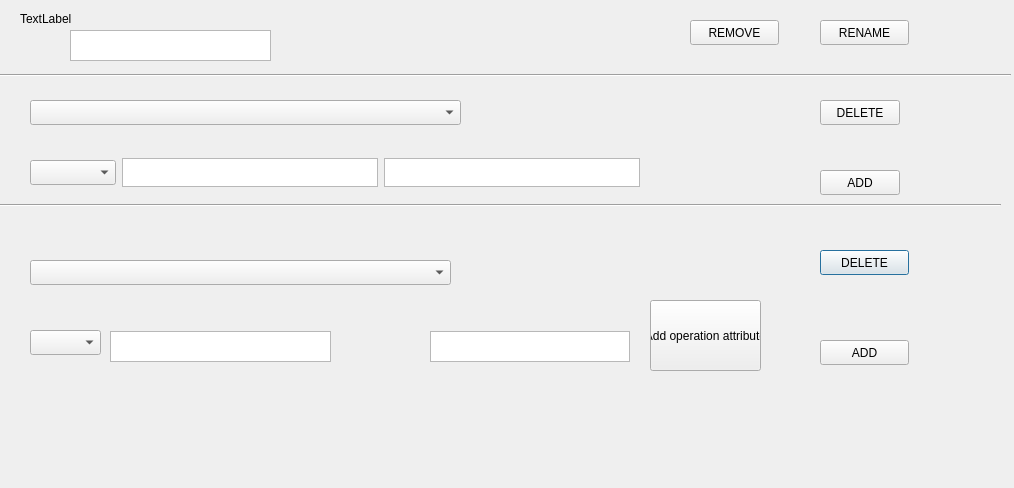
<?xml version="1.0" encoding="UTF-8"?>
<ui version="4.0">
 <class>EditObjectDialog</class>
 <widget class="QDialog" name="EditObjectDialog">
  <property name="geometry">
   <rect>
    <x>0</x>
    <y>0</y>
    <width>1014</width>
    <height>488</height>
   </rect>
  </property>
  <property name="windowTitle">
   <string>Dialog</string>
  </property>
  <widget class="QComboBox" name="cmbAttributes">
   <property name="geometry">
    <rect>
     <x>30</x>
     <y>100</y>
     <width>431</width>
     <height>25</height>
    </rect>
   </property>
  </widget>
  <widget class="QComboBox" name="cmbOperations">
   <property name="geometry">
    <rect>
     <x>30</x>
     <y>260</y>
     <width>421</width>
     <height>25</height>
    </rect>
   </property>
  </widget>
  <widget class="QPushButton" name="btnDeleteOperation">
   <property name="geometry">
    <rect>
     <x>820</x>
     <y>250</y>
     <width>89</width>
     <height>25</height>
    </rect>
   </property>
   <property name="text">
    <string>DELETE</string>
   </property>
  </widget>
  <widget class="Line" name="line">
   <property name="geometry">
    <rect>
     <x>-10</x>
     <y>190</y>
     <width>1011</width>
     <height>31</height>
    </rect>
   </property>
   <property name="orientation">
    <enum>Qt::Horizontal</enum>
   </property>
  </widget>
  <widget class="QTextEdit" name="txtAttributeName">
   <property name="geometry">
    <rect>
     <x>122</x>
     <y>158</y>
     <width>256</width>
     <height>29</height>
    </rect>
   </property>
  </widget>
  <widget class="QTextEdit" name="textEdit_2">
   <property name="geometry">
    <rect>
     <x>384</x>
     <y>158</y>
     <width>256</width>
     <height>29</height>
    </rect>
   </property>
  </widget>
  <widget class="QComboBox" name="cmbOperationModifier_2">
   <property name="geometry">
    <rect>
     <x>30</x>
     <y>160</y>
     <width>86</width>
     <height>25</height>
    </rect>
   </property>
  </widget>
  <widget class="QComboBox" name="cmbOperationModifier">
   <property name="geometry">
    <rect>
     <x>30</x>
     <y>330</y>
     <width>71</width>
     <height>25</height>
    </rect>
   </property>
  </widget>
  <widget class="QPushButton" name="btnAddOperation">
   <property name="geometry">
    <rect>
     <x>820</x>
     <y>340</y>
     <width>89</width>
     <height>25</height>
    </rect>
   </property>
   <property name="text">
    <string>ADD</string>
   </property>
  </widget>
  <widget class="QPushButton" name="btnAddAttributeToOperation">
   <property name="geometry">
    <rect>
     <x>650</x>
     <y>300</y>
     <width>111</width>
     <height>71</height>
    </rect>
   </property>
   <property name="text">
    <string>Add operation attribute</string>
   </property>
  </widget>
  <widget class="QPushButton" name="btnAddAttribute">
   <property name="geometry">
    <rect>
     <x>820</x>
     <y>170</y>
     <width>80</width>
     <height>25</height>
    </rect>
   </property>
   <property name="text">
    <string>ADD</string>
   </property>
  </widget>
  <widget class="QPushButton" name="btnRenameObject">
   <property name="geometry">
    <rect>
     <x>820</x>
     <y>20</y>
     <width>89</width>
     <height>25</height>
    </rect>
   </property>
   <property name="text">
    <string>RENAME</string>
   </property>
  </widget>
  <widget class="QPushButton" name="btnRemoveObject">
   <property name="geometry">
    <rect>
     <x>690</x>
     <y>20</y>
     <width>89</width>
     <height>25</height>
    </rect>
   </property>
   <property name="text">
    <string>REMOVE</string>
   </property>
  </widget>
  <widget class="QTextEdit" name="txtObjectName">
   <property name="geometry">
    <rect>
     <x>70</x>
     <y>30</y>
     <width>201</width>
     <height>31</height>
    </rect>
   </property>
  </widget>
  <widget class="Line" name="line_2">
   <property name="geometry">
    <rect>
     <x>0</x>
     <y>60</y>
     <width>1011</width>
     <height>31</height>
    </rect>
   </property>
   <property name="orientation">
    <enum>Qt::Horizontal</enum>
   </property>
  </widget>
  <widget class="QPushButton" name="btnDeleteAttribute">
   <property name="geometry">
    <rect>
     <x>820</x>
     <y>100</y>
     <width>80</width>
     <height>25</height>
    </rect>
   </property>
   <property name="text">
    <string>DELETE</string>
   </property>
  </widget>
  <widget class="QLabel" name="label">
   <property name="geometry">
    <rect>
     <x>20</x>
     <y>10</y>
     <width>67</width>
     <height>17</height>
    </rect>
   </property>
   <property name="text">
    <string>TextLabel</string>
   </property>
  </widget>
  <widget class="QWidget" name="">
   <property name="geometry">
    <rect>
     <x>110</x>
     <y>331</y>
     <width>520</width>
     <height>31</height>
    </rect>
   </property>
   <layout class="QHBoxLayout" name="horizontalLayout">
    <item>
     <widget class="QTextEdit" name="txtOperationName">
      <property name="minimumSize">
       <size>
        <width>221</width>
        <height>29</height>
       </size>
      </property>
     </widget>
    </item>
    <item>
     <spacer name="horizontalSpacer">
      <property name="orientation">
       <enum>Qt::Horizontal</enum>
      </property>
      <property name="sizeHint" stdset="0">
       <size>
        <width>150</width>
        <height>0</height>
       </size>
      </property>
     </spacer>
    </item>
    <item>
     <widget class="QTextEdit" name="txtOperationType"/>
    </item>
   </layout>
  </widget>
 </widget>
 <resources/>
 <connections/>
</ui>
